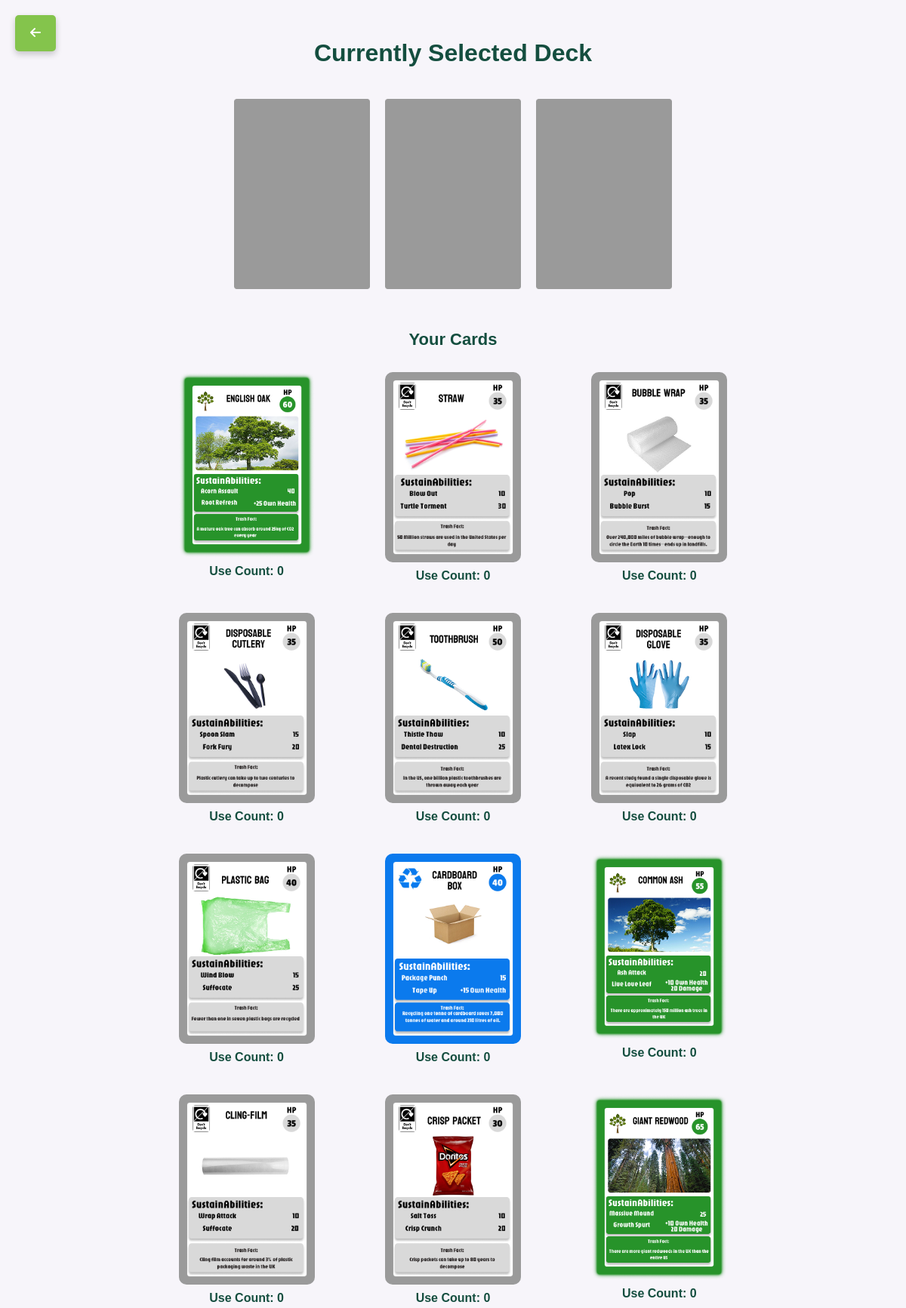
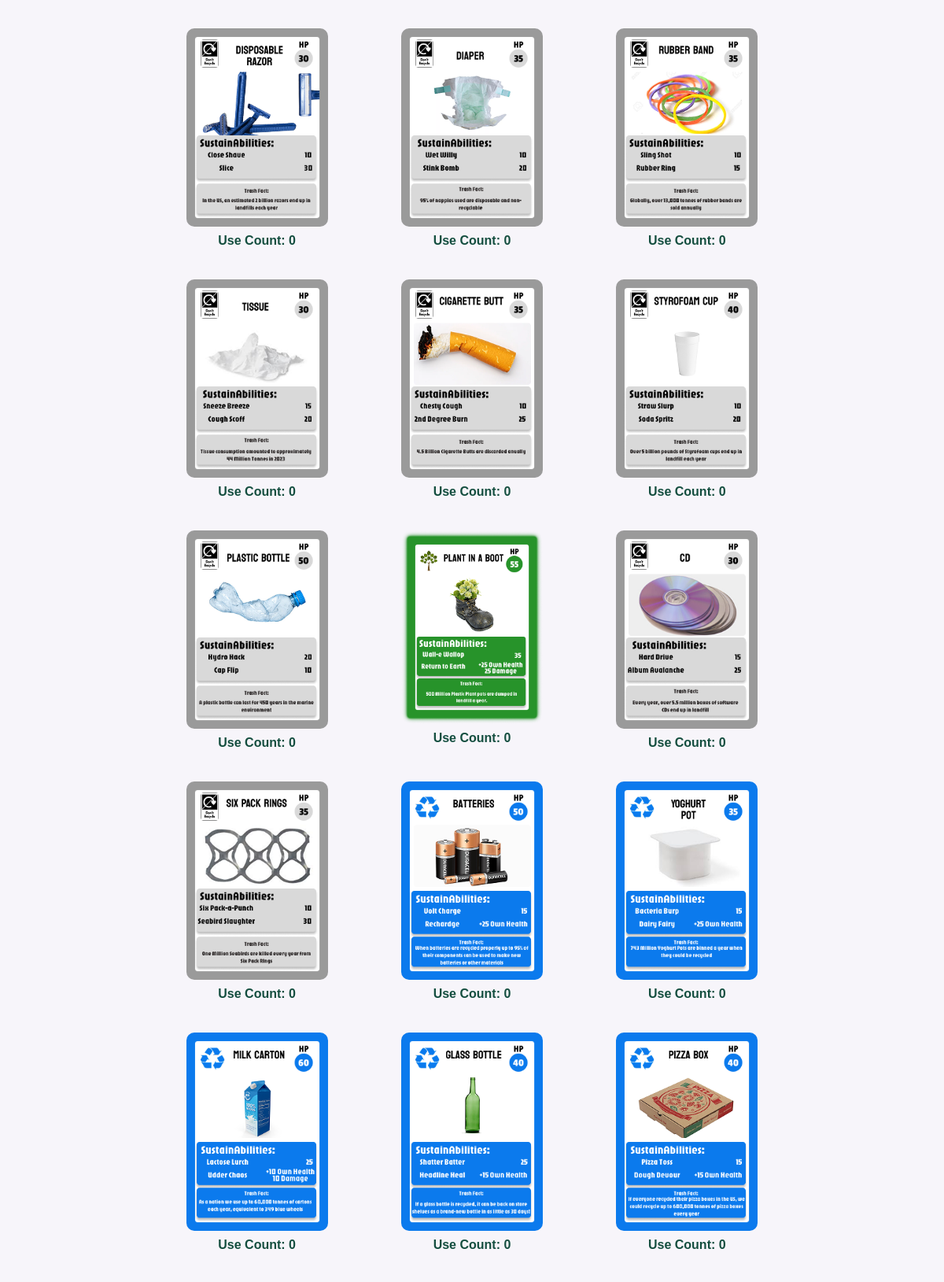
/change_deck (signed in, upper part), run on the app's committed database (2 pictures, top to bottom).
### backend/models.py (models this page shows, shortened)
class PlayerCards(models.Model):
    player = models.ForeignKey(User, on_delete=models.CASCADE)
    card = models.ForeignKey(Card, on_delete=models.CASCADE)
    in_gym = models.BooleanField()
    use_count = models.IntegerField() # Depends on the card type, check if this record is removed

class Card(models.Model):
    name = models.CharField(max_length=100, primary_key=True)
    image = models.ImageField()
    card_type = models.IntegerField()
    ability_name_1 = models.CharField(max_length=100)
    ability_power_1 = models.IntegerField()
    ability_name_2 = models.CharField(max_length=100)
    ability_power_2 = models.IntegerField()
    ability_self_power_2 = models.IntegerField(default=0)
    health_points = models.IntegerField()
    fact = models.CharField(max_length=200)

### backend/views.py (the view)
# urls.py: path('change_deck', views.change_deck, name='change_deck'),
@login_required
def change_deck(request):
    referer = request.META.get("HTTP_REFERER")
    if referer and "change_deck" not in referer:
        request.session["original_referrer"] = referer
    cards = Card.objects.all().order_by('card_type')
    players_cards = PlayerCards.objects.filter(player=request.user)
    deck_card_1 = request.user.profile.deck_card_1
    deck_card_2 = request.user.profile.deck_card_2
    deck_card_3 = request.user.profile.deck_card_3
    context = {
        "cards": cards,
        "player_cards": players_cards,
        "user": request.user,
        "deck_card_1": deck_card_1,
        "deck_card_2": deck_card_2,
        "deck_card_3": deck_card_3,
        "previous_page": request.session.get("original_referrer", "/view-gym")
    }
    return render(request, 'backend/profile/changeDeck.html', context)

### templates/backend/profile/changeDeck.html (shortened to what this page needs)
<!DOCTYPE html>
<html lang="en">
    <head>
        {% load static %}
        {% load profile_extras %}
        <link rel="stylesheet" href="{% static 'css/backend/profile/changeDeck.css' %}">
        <link rel="stylesheet" href="https://cdnjs.cloudflare.com/ajax/libs/font-awesome/6.0.0/css/all.min.css">
    </head>
    <body>
        <div class="backButton">
            <a class="back-button" href="{{ previous_page }}">
                <i class="fas fa-arrow-left"></i>
            </a>
        </div>
        <div class="Deck">
            <div class="deckTitle">
                <p>Currently Selected Deck</p>
            </div>
            <div class="My Deck">
                <table>
                    <tr>
                        <td>
                            {% if deck_card_1 %}
                                <img src="{{ deck_card_1.image.url }}" alt="{{ deck_card_1.name }}">
                            {% else %}
                                <img src="{% static 'images/backend/profile/PlasticBlankBorder.png' %}" alt="Deck Card 1">
                            {% endif %}
                        </td>
                        <td>
                            {% if deck_card_2 %}
                                <img src="{{ deck_card_2.image.url }}" alt="{{ deck_card_2.name }}">
                            {% else %}
                                <img src="{% static 'images/backend/profile/PlasticBlankBorder.png' %}" alt="Deck Card 2">
                            {% endif %}
                        </td>
                        <td>
                            {% if deck_card_3 %}
                                <img src="{{ deck_card_3.image.url }}" alt="{{ deck_card_3.name }}">
                            {% else %}
                                <img src="{% static 'images/backend/profile/PlasticBlankBorder.png' %}" alt="Deck Card 3">
                            {% endif %}
                        </td>
                    </tr>
                </table>
            </div>
        </div>
        <div class="cards-selection">
            <h2>Your Cards</h2>
            <form method="POST" action="{% url 'update_deck' %}">
                <div class="cardTable">
                    <table>
                        <tr>
                        {% for player_card in player_cards %}
                            {% if not player_card.in_gym %}
                                <td>
                                    <label class="card-select">
                                        <img src="{{ player_card.card.image.url }}"
                                         alt="{{ player_card.card.name }}">
                                        <div class="use-count">
                                            Use Count: {{ player_card.use_count }}
                                        </div>
                                    </label>
                                </td>
                            {% endif %}
                        {% endfor %}
                        </tr>
                    </table>
                </div>
            </form>
        </div>
    </body>
</html>

### static/css/backend/profile/changeDeck.css (style rules this page uses)
body { font-family: Arial, sans-serif; background-color: #f7f5fa; margin: 0; padding: 20px; }
h2 { margin: 20px 0; font-size: 22px; color: #144E3F; text-align: center; }
.backButton { position: fixed; top: 20px; left: 20px; z-index: 1000; }
.backButton a { background-color: #84C44C; color: white; padding: 15px 20px; text-decoration: none; border-radius: 5px; display: inline-block; box-shadow: 0 4px 8px rgba(0, 0, 0, 0.2); transition: background-color 0.3s ease; }
.Deck { margin-bottom: 40px; }
.deckTitle { font-size: 32px; font-weight: bold; text-align: center; margin-bottom: 20px; color: #144E3F; }
.My.Deck table { margin: 0 auto; border-collapse: collapse; }
.My.Deck td { padding: 10px; }
.My.Deck img { width: 180px; height: auto; }
.cards-selection { max-width: 1200px; margin: 0 auto; }
.cardTable table { width: 100%; border-collapse: collapse; margin: 0 auto; }
.cardTable tr { display: grid; grid-template-columns: repeat(auto-fill, minmax(200px, 1fr)); gap: 20px; max-width: 800px; margin: 0 auto; }
.cardTable td { text-align: center; padding: 10px; }
.card-select { display: inline-block; position: relative; cursor: pointer; perspective: 1000px; }
.card-select img { width: 180px; height: auto; transition: all 0.3s ease; border-radius: 10px; }
.back-button { color: white; }
.use-count { font-family: Arial, sans-serif; text-align: center; font-weight: bold; margin-top: 5px; font-size: 16px; color: #144E3F; }

### data on the page
PlayerCards: card.image (picture), use_count "0"
PlayerCards: card.image (picture), use_count "0"
PlayerCards: card.image (picture), use_count "0"
PlayerCards: card.image (picture), use_count "0"
PlayerCards: card.image (picture), use_count "0"
PlayerCards: card.image (picture), use_count "0"
PlayerCards: card.image (picture), use_count "0"
PlayerCards: card.image (picture), use_count "0"
PlayerCards: card.image (picture), use_count "0"
PlayerCards: card.image (picture), use_count "0"
PlayerCards: card.image (picture), use_count "0"
PlayerCards: card.image (picture), use_count "0"
PlayerCards: card.image (picture), use_count "0"
PlayerCards: card.image (picture), use_count "0"
PlayerCards: card.image (picture), use_count "0"
PlayerCards: card.image (picture), use_count "0"
PlayerCards: card.image (picture), use_count "0"
PlayerCards: card.image (picture), use_count "0"
PlayerCards: card.image (picture), use_count "0"
PlayerCards: card.image (picture), use_count "0"
PlayerCards: card.image (picture), use_count "0"
PlayerCards: card.image (picture), use_count "0"
PlayerCards: card.image (picture), use_count "0"
PlayerCards: card.image (picture), use_count "0"
PlayerCards: card.image (picture), use_count "0"
PlayerCards: card.image (picture), use_count "0"
PlayerCards: card.image (picture), use_count "0"
